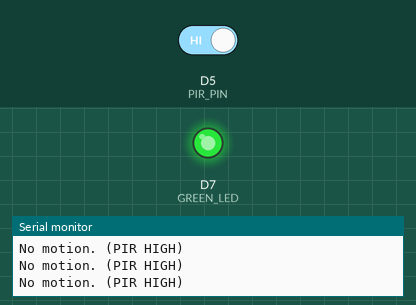
Bench run of a sketch on a simulated ESP8266 (NodeMCU). Shown: output pins drawn as LEDs (lit = HIGH), the last lines printed to the serial monitor. The inputs (shaded band) are chosen by the test bench; at power-on: D5 (PIR_PIN) HIGH.

Above: at 1.2 s.
1.3 s: D5 (PIR_PIN) driven LOW
At 2.6 s:
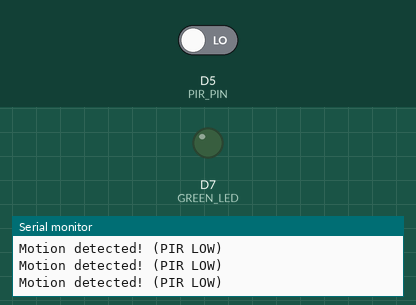
2.9 s: D5 (PIR_PIN) driven HIGH
At 3.8 s:
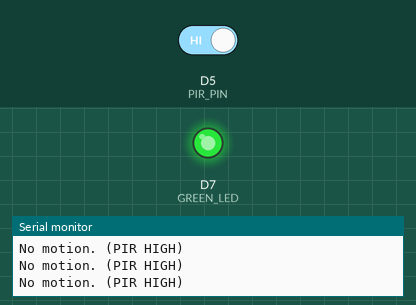
Timing chart, 0 to 5.9 s (numbered marks = the images above; inputs shaded):
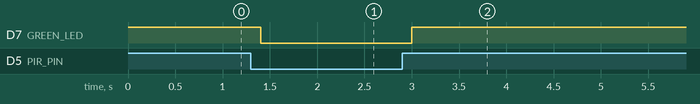

Measured:
- after the input at 1.3 s, D7 (GREEN_LED): HIGH → LOW after 0.10 s
- after the input at 2.9 s, D7 (GREEN_LED): LOW → HIGH after 0.10 s

The sketch:

pir.ino
```cpp
#define PIR_PIN    D5
#define GREEN_LED  D7

void setup() {
  pinMode(PIR_PIN, INPUT);
  pinMode(GREEN_LED, OUTPUT);

  // Common anode: HIGH = OFF, LOW = ON
  digitalWrite(GREEN_LED, HIGH); // LED OFF at start

  Serial.begin(115200);
}

void loop() {
  bool pirState = digitalRead(PIR_PIN); // 0 = motion detected

  if (pirState == 0) { // 0 = motion!
    digitalWrite(GREEN_LED, LOW);   // ON (common anode)
    Serial.println("Motion detected! (PIR LOW)");
  } else {
    digitalWrite(GREEN_LED, HIGH);  // OFF
    Serial.println("No motion. (PIR HIGH)");
  }

  delay(200);
}
```
